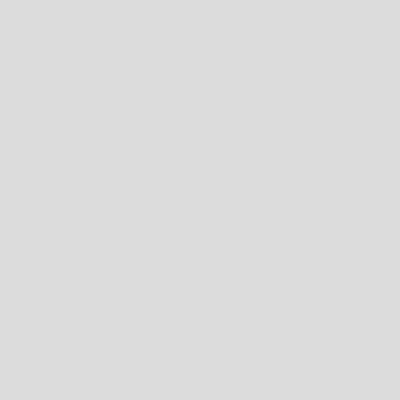
Frame 1 (no input)
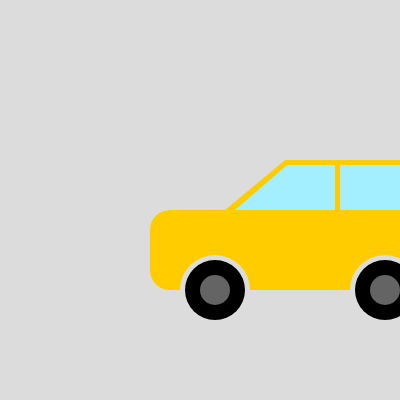
Frame 60 (no input)
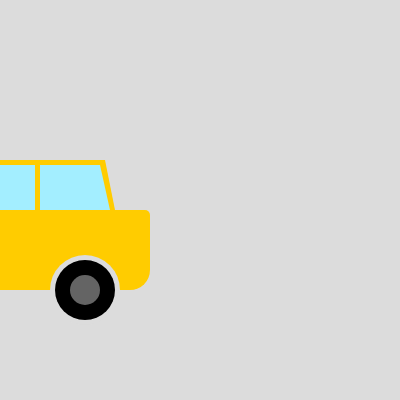
Frame 120 (the mouse pressed at the canvas centre since frame 60)

The p5.js sketch that drew these frames (run headless with seeded random() and noise() and a simulated clock; from frame 60 on, the mouse is pressed at the canvas centre):

// p5.js sketch
// ── sketch.js
function setup() {
  createCanvas(400, 400);
}

//Puts the X position of car at the right to keep it outside of the screen
let carPosX = 400

function draw() {
  background(220);
  noStroke()
  
  //Moves the origin point to carPosX, and moves the car right
  translate(carPosX, 10)
  //If the Car is outside the screen at the left send it right
  if(carPosX < -400){
    carPosX = 400
  }
  //Else keep moving the car left by 5px
  else {
    carPosX -= 5
  }
  
  //Roof of the Car
  fill("#FFCC00")
  quad(120,200, 180,150, 300,150, 310,200)
  
  //Windows
  fill("#A3EEFF")
  quad(130,200, 182,155, 230,155, 230,200)
  quad(235,200, 235,155, 295,155, 305,200 ) 
  
  //Body of the Car
  fill("#FFCC00")
  rect(45, 200, 300, 80, 20, 5, 20, 20)
  
  //Wheels
  fill(220)            //Overlap from the body to give the wheels a better look
  ellipse(110,280,70)
  ellipse(280,280,70)
  
  fill(0)              //The Wheels Itself
  ellipse(110,280,60)
  ellipse(280,280,60)
  
  
  fill(100)            //Inner circle at the wheel to look like rims
  ellipse(110,280,30)
  ellipse(280,280,30)
}
